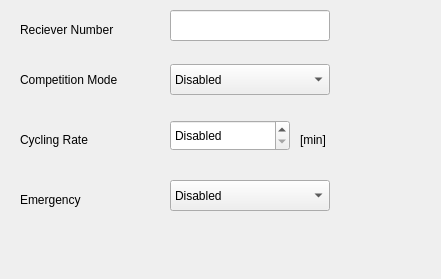
<?xml version="1.0" encoding="UTF-8"?>
<ui version="4.0">
 <class>SmsFrame</class>
 <widget class="QWidget" name="SmsFrame">
  <property name="enabled">
   <bool>true</bool>
  </property>
  <property name="geometry">
   <rect>
    <x>0</x>
    <y>0</y>
    <width>441</width>
    <height>279</height>
   </rect>
  </property>
  <property name="windowTitle">
   <string>SMS</string>
  </property>
  <widget class="QLabel" name="textLabel_RecNum">
   <property name="geometry">
    <rect>
     <x>20</x>
     <y>20</y>
     <width>140</width>
     <height>20</height>
    </rect>
   </property>
   <property name="text">
    <string>Reciever Number</string>
   </property>
   <property name="wordWrap">
    <bool>false</bool>
   </property>
  </widget>
  <widget class="QLabel" name="textLabel_IntervallUnit">
   <property name="geometry">
    <rect>
     <x>300</x>
     <y>130</y>
     <width>34</width>
     <height>20</height>
    </rect>
   </property>
   <property name="text">
    <string>[min]</string>
   </property>
   <property name="wordWrap">
    <bool>false</bool>
   </property>
  </widget>
  <widget class="QLineEdit" name="lineEdit_RecNum">
   <property name="geometry">
    <rect>
     <x>170</x>
     <y>10</y>
     <width>160</width>
     <height>31</height>
    </rect>
   </property>
   <property name="text">
    <string/>
   </property>
   <property name="maxLength">
    <number>25</number>
   </property>
  </widget>
  <widget class="QComboBox" name="comboBox_Mode">
   <property name="geometry">
    <rect>
     <x>170</x>
     <y>64</y>
     <width>160</width>
     <height>31</height>
    </rect>
   </property>
   <item>
    <property name="text">
     <string>Disabled</string>
    </property>
   </item>
   <item>
    <property name="text">
     <string>Enabled</string>
    </property>
   </item>
  </widget>
  <widget class="QSpinBox" name="spinBox_Intervall">
   <property name="geometry">
    <rect>
     <x>170</x>
     <y>120</y>
     <width>120</width>
     <height>31</height>
    </rect>
   </property>
   <property name="specialValueText">
    <string>Disabled</string>
   </property>
   <property name="maximum">
    <number>60</number>
   </property>
  </widget>
  <widget class="QComboBox" name="comboBox_Emerg">
   <property name="geometry">
    <rect>
     <x>170</x>
     <y>180</y>
     <width>160</width>
     <height>31</height>
    </rect>
   </property>
   <item>
    <property name="text">
     <string>Disabled</string>
    </property>
   </item>
   <item>
    <property name="text">
     <string>Enabled</string>
    </property>
   </item>
  </widget>
  <widget class="QLabel" name="textLabel_Mode">
   <property name="geometry">
    <rect>
     <x>20</x>
     <y>70</y>
     <width>135</width>
     <height>20</height>
    </rect>
   </property>
   <property name="text">
    <string>Competition Mode</string>
   </property>
   <property name="wordWrap">
    <bool>false</bool>
   </property>
  </widget>
  <widget class="QLabel" name="textLabel_Intervall">
   <property name="geometry">
    <rect>
     <x>20</x>
     <y>130</y>
     <width>91</width>
     <height>20</height>
    </rect>
   </property>
   <property name="text">
    <string>Cycling Rate</string>
   </property>
   <property name="wordWrap">
    <bool>false</bool>
   </property>
  </widget>
  <widget class="QLabel" name="textLabel_Emerg">
   <property name="geometry">
    <rect>
     <x>20</x>
     <y>190</y>
     <width>84</width>
     <height>20</height>
    </rect>
   </property>
   <property name="text">
    <string>Emergency</string>
   </property>
   <property name="wordWrap">
    <bool>false</bool>
   </property>
  </widget>
 </widget>
 <layoutdefault spacing="6" margin="11"/>
 <pixmapfunction>qPixmapFromMimeSource</pixmapfunction>
 <resources/>
 <connections/>
</ui>
